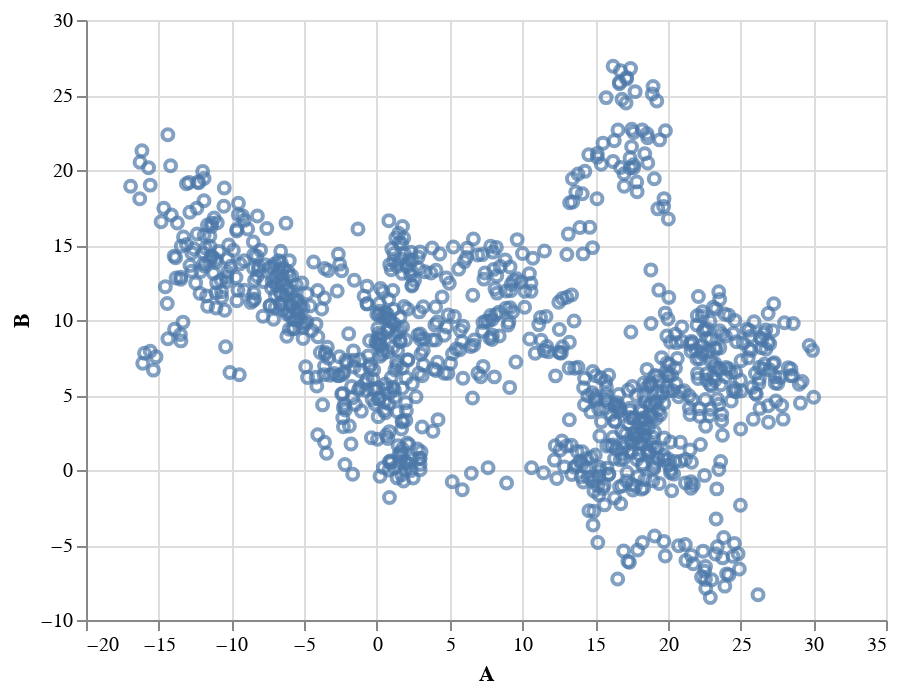

The notebook cell this image was saved under:
### Markdown cell above
Matplotlib (and pandas' interface to it) is the gold standard in the Python ecosystem - but there are other ecosystems as well. For example, [`vega-lite`](https://github.com/vega/vega-lite) is a famous plotting library for the web and Javascript, and it uses a different grammar to define its plots. If you're familiar with it you'll be delighted to hear that Python's [`altair`](https://altair-viz.github.io/) provides bindings to it, and even if you've never heard of it it's always nice to see that there are many other different ways to tell a computer how to draw stuff on the screen. Let's look at a couple of examples:

### Code cell
import altair as alt

chart = alt.Chart(df)
chart.mark_point().encode(x='A', y='B')

### Figure 1 — Vega-Lite specification as saved in the notebook (floating-point values rounded to 4 significant figures; data arrays with more than 128 entries replaced by an {"elided": "..."} marker saying what was removed)
{"config": {"view": {"continuousWidth": 400, "continuousHeight": 300}}, "data": {"name": "data-1961ca5f8be75f26611a603330ad4396"}, "mark": "point", "encoding": {"x": {"field": "A", "type": "quantitative"}, "y": {"field": "B", "type": "quantitative"}}, "$schema": "https://vega.github.io/schema/vega-lite/v4.17.0.json", "datasets": {"data-1961ca5f8be75f26611a603330ad4396": {"elided": "1000 records"}}}
